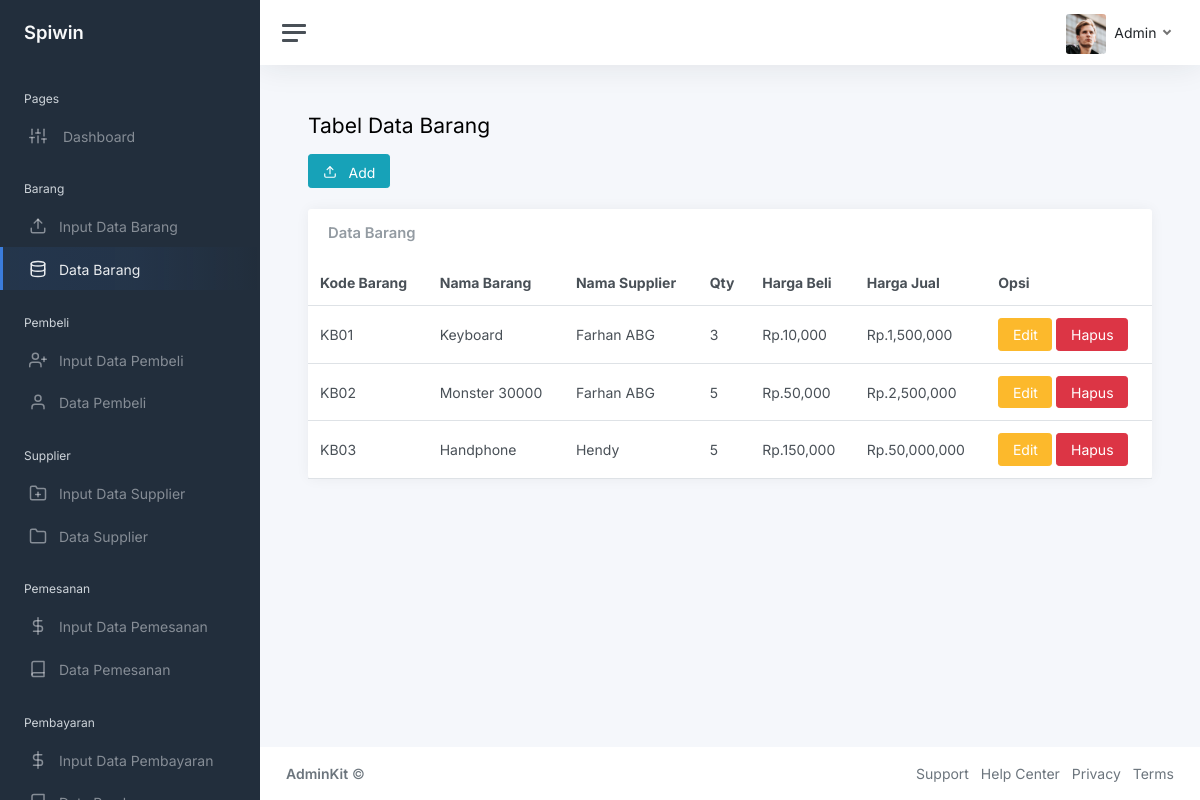
The page /admin/btampil.php on the database its author committed.
### tables this page shows
CREATE TABLE `barang` (
  `kd_brg` varchar(10) NOT NULL,
  `nm_brg` varchar(50) NOT NULL,
  `kd_sp` varchar(10) NOT NULL,
  `qty` int(10) NOT NULL,
  `hrg` double NOT NULL,
  `hrgb` double NOT NULL
);

CREATE TABLE `suplier` (
  `kd_sp` varchar(10) NOT NULL,
  `nm_sp` varchar(50) NOT NULL,
  `no_tlp` varchar(13) NOT NULL,
  `alamat` text NOT NULL
);

### admin/database.php (called while the page is built, shortened)
<?php
class database{
	var $host = "localhost";
	var $username = "root";
	var $password = "";
	var $database = "spiwin";
	var $koneksi = "";
	function __construct(){
		$this->koneksi = mysqli_connect($this->host, $this->username, $this->password, $this->database);
	}
	function tampil_data_barang(){
		$data = mysqli_query($this->koneksi, "select barang.kd_brg, barang.nm_brg,suplier.nm_sp,barang.qty,barang.hrg,barang.hrgb from barang
			join suplier on barang.kd_sp = suplier.kd_sp");
		while($row = mysqli_fetch_array($data)){
			$hasil[] = $row;
		}
		return $hasil;
	}
}
?>

### admin/btampil.php (the view, shortened to what this page needs)
<?php
include 'database.php';
$db = new database();
?>
<!DOCTYPE html>
<html lang="en">
<head>
	<link href="css/app.css" rel="stylesheet">
</head>
<body>
	<div class="wrapper">
		<nav id="sidebar" class="sidebar js-sidebar">
			<div class="sidebar-content js-simplebar">
				<a class="sidebar-brand" href="index.html">
          <span class="align-middle">Spiwin</span>
        </a>
				<ul class="sidebar-nav">
					<li class="sidebar-header">
						Pages
					</li>
					<li class="sidebar-item">
						<a class="sidebar-link" href="index.php">
              <i class="align-middle" data-feather="sliders"></i> <span class="align-middle">Dashboard</span>
            </a>
        </li>
					<li class="sidebar-header">
						Barang
					</li>
					<li class="sidebar-item ">
						<a class="sidebar-link" href="fbar.php">
             <i class="align-middle me-2" data-feather="upload"></i> <span class="align-middle">Input Data Barang</span>
            </a>
					</li>
					<li class="sidebar-item active">
						<a class="sidebar-link" href="btampil.php">
            <i class="align-middle me-2" data-feather="database"></i> <span class="align-middle">Data Barang</span>
            </a>
        </li>
        <li class="sidebar-header">
						Pembeli
					</li>
					<li class="sidebar-item ">
						<a class="sidebar-link" href="fpem.php">
             <i class="align-middle me-2" data-feather="user-plus"></i> <span class="align-middle">Input Data Pembeli</span>
            </a>
					</li>
					<li class="sidebar-item">
						<a class="sidebar-link" href="ptampil.php">
            <i class="align-middle me-2" data-feather="user"></i> <span class="align-middle">Data Pembeli</span>
            </a>
					</li>
					<li class="sidebar-header">
						Supplier
					</li>
					<li class="sidebar-item ">
						<a class="sidebar-link" href="fsup.php">
             <i class="align-middle me-2" data-feather="folder-plus"></i> <span class="align-middle">Input Data Supplier</span>
            </a>
					</li>
					<li class="sidebar-item">
						<a class="sidebar-link" href="stampil.php">
            <i class="align-middle me-2" data-feather="folder"></i> <span class="align-middle">Data Supplier</span>
            </a>
					</li>
					<li class="sidebar-header">
						Pemesanan
					</li>
					<li class="sidebar-item ">
						<a class="sidebar-link" href="ftran.php">
             <i class="align-middle me-2" data-feather="dollar-sign"></i> <span class="align-middle">Input Data Pemesanan</span>
            </a>
					</li>
					<li class="sidebar-item">
						<a class="sidebar-link" href="ttampil.php">
            <i class="align-middle me-2" data-feather="book"></i> <span class="align-middle">Data Pemesanan</span>
            </a>
					</li>
					<li class="sidebar-header">
						Pembayaran
					</li>
					<li class="sidebar-item ">
						<a class="sidebar-link" href="fbay.php">
             <i class="align-middle me-2" data-feather="dollar-sign"></i> <span class="align-middle">Input Data Pembayaran</span>
            </a>
					</li>
					<li class="sidebar-item">
						<a class="sidebar-link" href="ytampil.php">
            <i class="align-middle me-2" data-feather="book"></i> <span class="align-middle">Data Pembayaran</span>
            </a>
					</li>
				</ul>
			</div>
		</nav>
		<div class="main">
			<nav class="navbar navbar-expand navbar-light navbar-bg">
				<a class="sidebar-toggle js-sidebar-toggle">
          <i class="hamburger align-self-center"></i>
        </a>
				<div class="navbar-collapse collapse">
					<ul class="navbar-nav navbar-align">
						<li class="nav-item dropdown">
							<a class="nav-link dropdown-toggle d-none d-sm-inline-block" href="#" data-bs-toggle="dropdown">
                <img src="img/avatars/avatar.jpg" class="avatar img-fluid rounded me-1" alt="Charles Hall" /> <span class="text-dark">Admin</span>
              </a>
						</li>
					</ul>
				</div>
			</nav>
			<main class="content">
				<div class="container-fluid p-0">
					<h1 class="h3 mb-3">Tabel Data Barang</h1>
					<a class="btn btn-info" href="fbar.php">  <i class="align-middle me-2" data-feather="upload"></i> <span class="align-middle">Add</span></a>
					<br><br>
					<div class="row">
						<div class="col-12">
							<div class="card">
								<div class="card-header">
									<h5 class="card-title mb-0">Data Barang</h5>
								</div>
								<table class="table table-hover my-0">
									<thead>
										<tr>
											<th>Kode Barang</th>
											<th class="d-none d-xl-table-cell">Nama Barang</th>
											<th class="d-none d-xl-table-cell">Nama Supplier</th>
											<th>Qty</th>
											<th class="d-none d-md-table-cell">Harga Beli</th>
											<th class="d-none d-md-table-cell">Harga Jual</th>
											<th class="d-none d-md-table-cell">Opsi</th>
										</tr>
									</thead>
									<tbody>
										 <?php
                        foreach ($db->tampil_data_barang() as $x) {
  											?>
										<tr>
											<td><?php echo $x['kd_brg'] ?></td>
  											<td><?php echo $x['nm_brg']; ?></td>
  											<td><?php echo $x['nm_sp']; ?></td>
  											<td><?php echo $x['qty']; ?></td>
  											<td>Rp.<?php echo number_format($x['hrg']); ?></td>
  											<td>Rp.<?php echo number_format($x['hrgb']); ?></td>
  <td><a class ="btn btn-warning" href="ebar.php?id=<?php echo$x['kd_brg'];?>&aksi=edit">Edit</a>
  <a class="btn btn-danger" href="data.php?action=delete1&id=<?php echo$x['kd_brg'];?>&aksi=hapus">Hapus</a></td>
										</tr>
										<?php
									}
									?>
									</tbody>
								</table>
							</div>
						</div>
					</div>
				</div>
			</main>
			<footer class="footer">
				<div class="container-fluid">
					<div class="row text-muted">
						<div class="col-6 text-start">
							<p class="mb-0">
								<a class="text-muted" href="https://adminkit.io/" target="_blank"><strong>AdminKit</strong></a> &copy;
							</p>
						</div>
						<div class="col-6 text-end">
							<ul class="list-inline">
								<li class="list-inline-item">
									<a class="text-muted" href="https://adminkit.io/" target="_blank">Support</a>
								</li>
								<li class="list-inline-item">
									<a class="text-muted" href="https://adminkit.io/" target="_blank">Help Center</a>
								</li>
								<li class="list-inline-item">
									<a class="text-muted" href="https://adminkit.io/" target="_blank">Privacy</a>
								</li>
								<li class="list-inline-item">
									<a class="text-muted" href="https://adminkit.io/" target="_blank">Terms</a>
								</li>
							</ul>
						</div>
					</div>
				</div>
			</footer>
		</div>
	</div>
</body>
</html>

### rows shown on the page
barang: kd_brg "KB01", nm_brg "Keyboard", kd_sp.nm_sp "Farhan ABG", qty "3", hrg "10,000", hrgb "1,500,000"
barang: kd_brg "KB02", nm_brg "Monster 30000", kd_sp.nm_sp "Farhan ABG", qty "5", hrg "50,000", hrgb "2,500,000"
barang: kd_brg "KB03", nm_brg "Handphone", kd_sp.nm_sp "Hendy", qty "5", hrg "150,000", hrgb "50,000,000"
